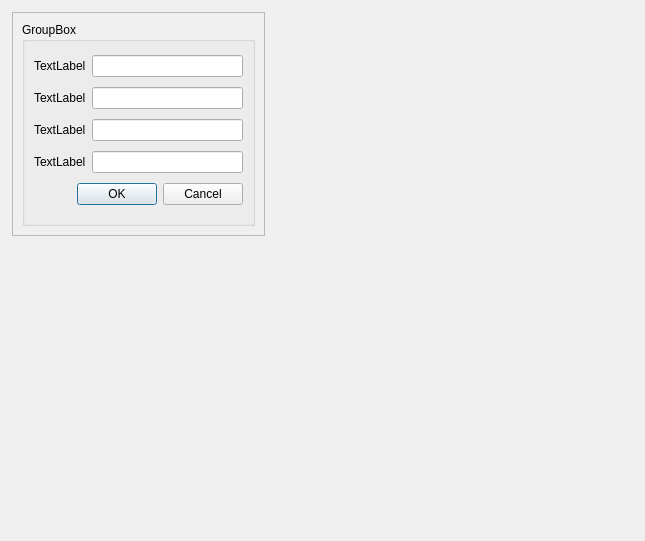
<?xml version="1.0" encoding="UTF-8"?>
<ui version="4.0">
 <class>Dialog</class>
 <widget class="QDialog" name="Dialog">
  <property name="geometry">
   <rect>
    <x>0</x>
    <y>0</y>
    <width>645</width>
    <height>541</height>
   </rect>
  </property>
  <property name="windowTitle">
   <string>Dialog</string>
  </property>
  <widget class="QScrollArea" name="scrollArea_GroupBox">
   <property name="geometry">
    <rect>
     <x>12</x>
     <y>12</y>
     <width>253</width>
     <height>224</height>
    </rect>
   </property>
   <property name="widgetResizable">
    <bool>true</bool>
   </property>
   <widget class="QWidget" name="scrollAreaWidgetContents">
    <property name="geometry">
     <rect>
      <x>0</x>
      <y>0</y>
      <width>251</width>
      <height>222</height>
     </rect>
    </property>
    <layout class="QVBoxLayout" name="verticalLayout_3">
     <item>
      <widget class="QGroupBox" name="groupBox_Dialog">
       <property name="sizePolicy">
        <sizepolicy hsizetype="Expanding" vsizetype="Expanding">
         <horstretch>0</horstretch>
         <verstretch>0</verstretch>
        </sizepolicy>
       </property>
       <property name="title">
        <string>GroupBox</string>
       </property>
       <layout class="QVBoxLayout" name="verticalLayout_GroupBoxDialog">
        <item>
         <layout class="QHBoxLayout" name="horizontalLayout_QHBox00">
          <item>
           <widget class="QLabel" name="label_QHBox00">
            <property name="sizePolicy">
             <sizepolicy hsizetype="Preferred" vsizetype="Fixed">
              <horstretch>0</horstretch>
              <verstretch>0</verstretch>
             </sizepolicy>
            </property>
            <property name="text">
             <string>TextLabel</string>
            </property>
           </widget>
          </item>
          <item>
           <widget class="QLineEdit" name="lineEdit_QHBox00"/>
          </item>
         </layout>
        </item>
        <item>
         <layout class="QHBoxLayout" name="horizontalLayout_QHBox01">
          <item>
           <widget class="QLabel" name="label_QHBox01">
            <property name="sizePolicy">
             <sizepolicy hsizetype="Preferred" vsizetype="Fixed">
              <horstretch>0</horstretch>
              <verstretch>0</verstretch>
             </sizepolicy>
            </property>
            <property name="text">
             <string>TextLabel</string>
            </property>
           </widget>
          </item>
          <item>
           <widget class="QLineEdit" name="lineEdit_QHBox01"/>
          </item>
         </layout>
        </item>
        <item>
         <layout class="QHBoxLayout" name="horizontalLayout_QHBox02">
          <item>
           <widget class="QLabel" name="label_QHBox02">
            <property name="sizePolicy">
             <sizepolicy hsizetype="Preferred" vsizetype="Fixed">
              <horstretch>0</horstretch>
              <verstretch>0</verstretch>
             </sizepolicy>
            </property>
            <property name="text">
             <string>TextLabel</string>
            </property>
           </widget>
          </item>
          <item>
           <widget class="QLineEdit" name="lineEdit_QHBox02"/>
          </item>
         </layout>
        </item>
        <item>
         <layout class="QHBoxLayout" name="horizontalLayout_QHBox03">
          <item>
           <widget class="QLabel" name="label_QHBox03">
            <property name="sizePolicy">
             <sizepolicy hsizetype="Preferred" vsizetype="Fixed">
              <horstretch>0</horstretch>
              <verstretch>0</verstretch>
             </sizepolicy>
            </property>
            <property name="text">
             <string>TextLabel</string>
            </property>
           </widget>
          </item>
          <item>
           <widget class="QLineEdit" name="lineEdit_QHBox03"/>
          </item>
         </layout>
        </item>
        <item>
         <widget class="QDialogButtonBox" name="buttonBox_CancelOK">
          <property name="orientation">
           <enum>Qt::Horizontal</enum>
          </property>
          <property name="standardButtons">
           <set>QDialogButtonBox::Cancel|QDialogButtonBox::Ok</set>
          </property>
         </widget>
        </item>
       </layout>
      </widget>
     </item>
    </layout>
   </widget>
  </widget>
 </widget>
 <resources/>
 <connections/>
</ui>
